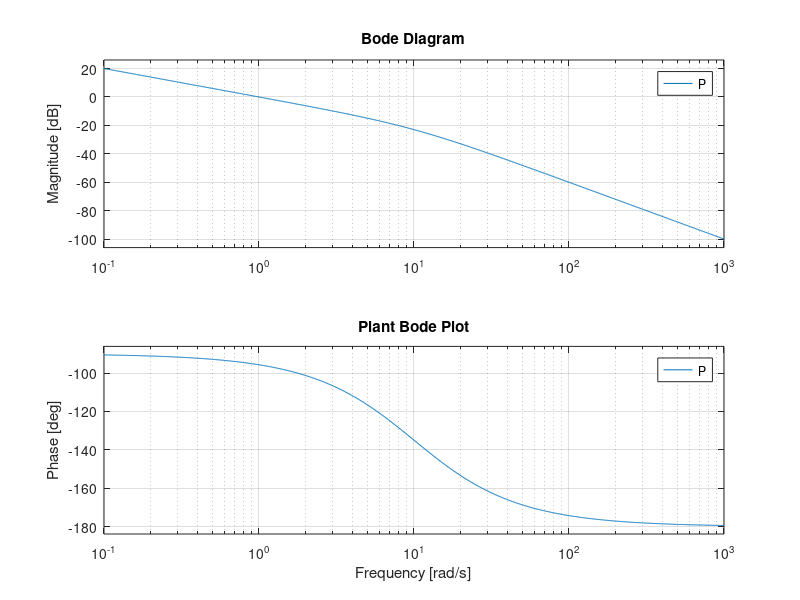
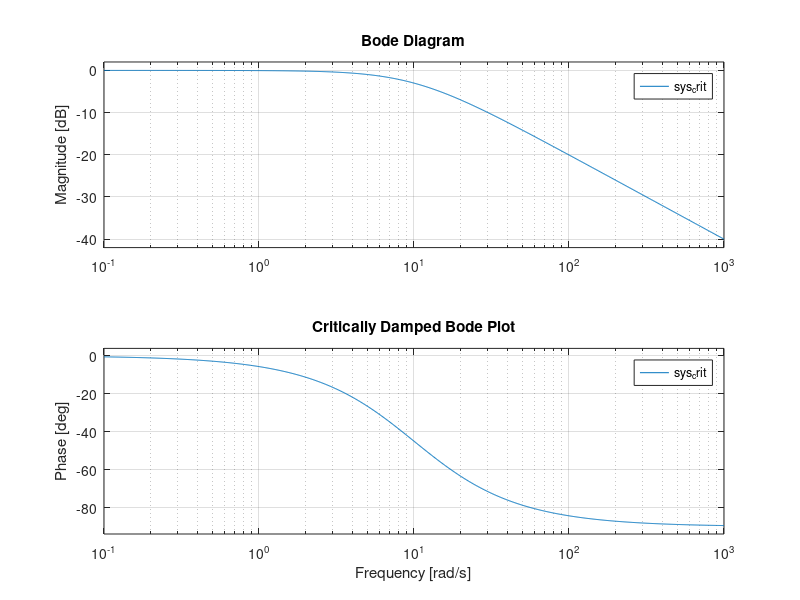
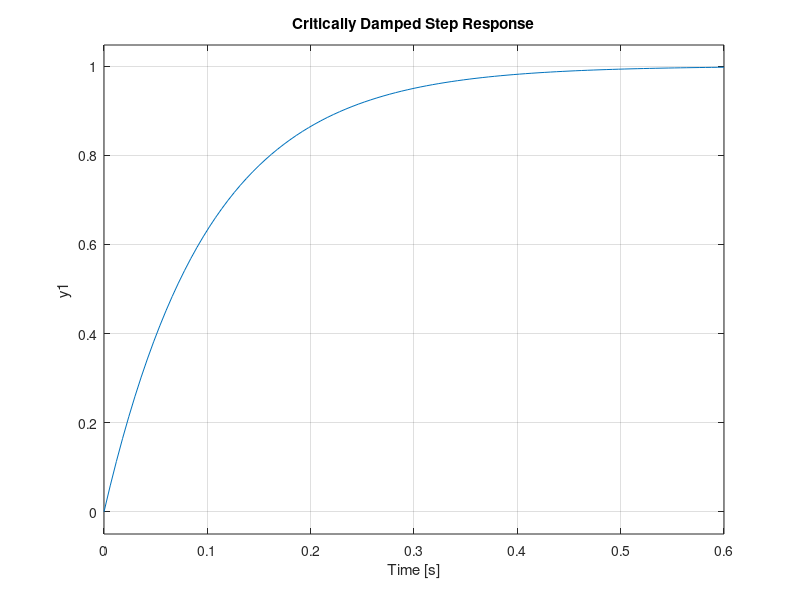
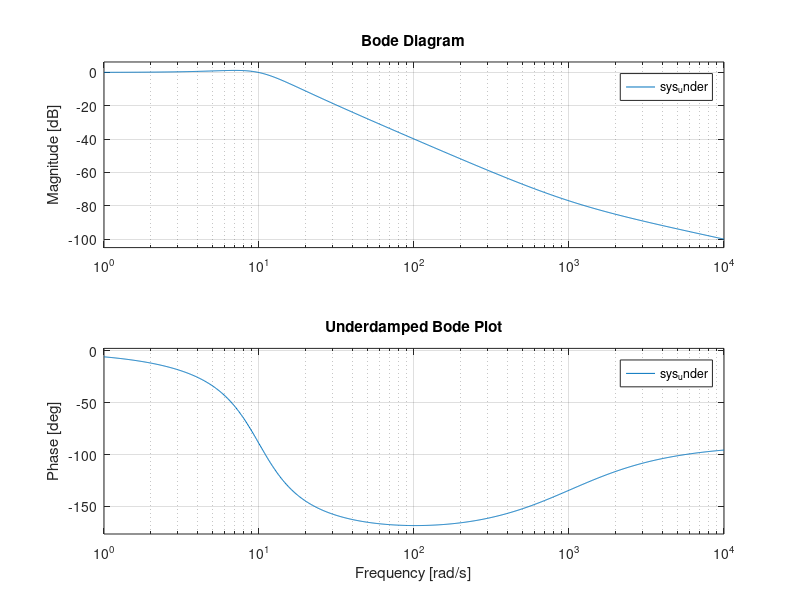

Write the MATLAB code that produced these figures, in order.
clear all;
close all;

% Define the laplace variable 's'
s = tf('s');

% Plant
P = 10/(s^2+10*s);

%Bode plot of plant
figure
bode(P)
title('Plant Bode Plot');

% Gain and phase margin of plant
[Gm,Pm] = margin(P)

%-------------------------------------------------------------------------
% Pd controller C = Kp + Kd*s
% char poly = s^2 + (10+10*Kd)*s + 10*Kp
% 1) Critically damped PD controller:
% pick Kp and Kd such that char poly has b^2 = 4*a*c
% b^2 = 100 + 200*Kd + 100*Kd^2
% 4*a*c = 40*Kp

% By setting Kp = 10, we can solve for Kd = 1 and hence achieve a
% critically damped system

Kp = 10;
Kd = 1;

C = Kp + Kd*s;

% Closed loop system, REM do P*C in the feedback
sys_crit = feedback(P*C,1);

% Critically damped bode plot
figure 
bode(sys_crit)
title('Critically Damped Bode Plot');

% Critically damped step response
figure
step(sys_crit)
title('Critically Damped Step Response');

%-------------------------------------------------------------------------
% 2) Underdamped PD controller:
% pick Kp and Kd such that char poly has b^2 < 4*a*c
% b^2 = 100 + 200*Kd + 100*Kd^2
% 4*a*c = 40*Kp

% By setting Kp = 10, we can solve for Kd < 1 and hence achieve an
% underdamped system

Kp = 10;
Kd = 0.01;

C = Kp + Kd*s;

% Closed loop system
sys_under = feedback(P*C,1);

% Underdamped bode plot
figure 
bode(sys_under)
title('Underdamped Bode Plot');

% Underdamped step response
figure 
step(sys_under)
title('Underdamped Step Response');

%-------------------------------------------------------------------------
% 3) Overdamped PD controller:
% pick Kp and Kd such that char poly has b^2 > 4*a*c
% b^2 = 100 + 200*Kd + 100*Kd^2
% 4*a*c = 40*Kp

% By setting Kp = 10, we can solve for Kd > 1 and hence achieve an
% underdamped system

Kp = 10;
Kd = 100;

C = Kp + Kd*s;

% Closed loop system
sys_over = feedback(P*C,1);

% Overdamped bode plot
figure 
bode(sys_over)
title('Overdamped Bode Plot');

% Overdamped step response
figure 
step(sys_over)
title('Overdamped Step Response');

%-------------------------------------------------------------------------
% Plotting all 3 case's step responses on one plot
figure 
hold on
step(sys_crit)
step(sys_under)
step(sys_over)
title('Step Response of All Three Cases');
hold off

%------------------------------------------------------------------------
% In reality we can't have controller C = Kp + Kd*s since we don't have
% infinite bandwidth. Hence, we must augment the controller with a low pass
% filter alpha/(s+alpha)(i.e. 1/((s/alpha)+1) so that at low freq where s = j0 
% the effect is approx. negligiable, and at high freq where s = j*infinity we
% get a cut-off freq at alpha. Now when we set alpha sufficiently high such
% as 1000, we see that our systems behave just as they did w/o the low pass
% filter.

alpha = 1000;
low_pass_filter = 1/((s/alpha)+1);

% Critical damping with low pass filter
Kp = 10;
Kd = 1;
C = Kp + Kd*s;
sys_crit = feedback(P*low_pass_filter*C,1);

% Underdamping with low pass filter
Kp = 10;
Kd = 0.01;
C = Kp + Kd*s;
sys_under = feedback(P*low_pass_filter*C,1);

% Overdamping with low pass filter
Kp = 10;
Kd = 100;
C = Kp + Kd*s;
sys_over = feedback(P*low_pass_filter*C,1);

% Plotting all step responses with low pass filter
figure 
hold on
step(sys_crit)
step(sys_under)
step(sys_over)
title('Step Response of All Three Cases With Low Pass Filter');
hold off


